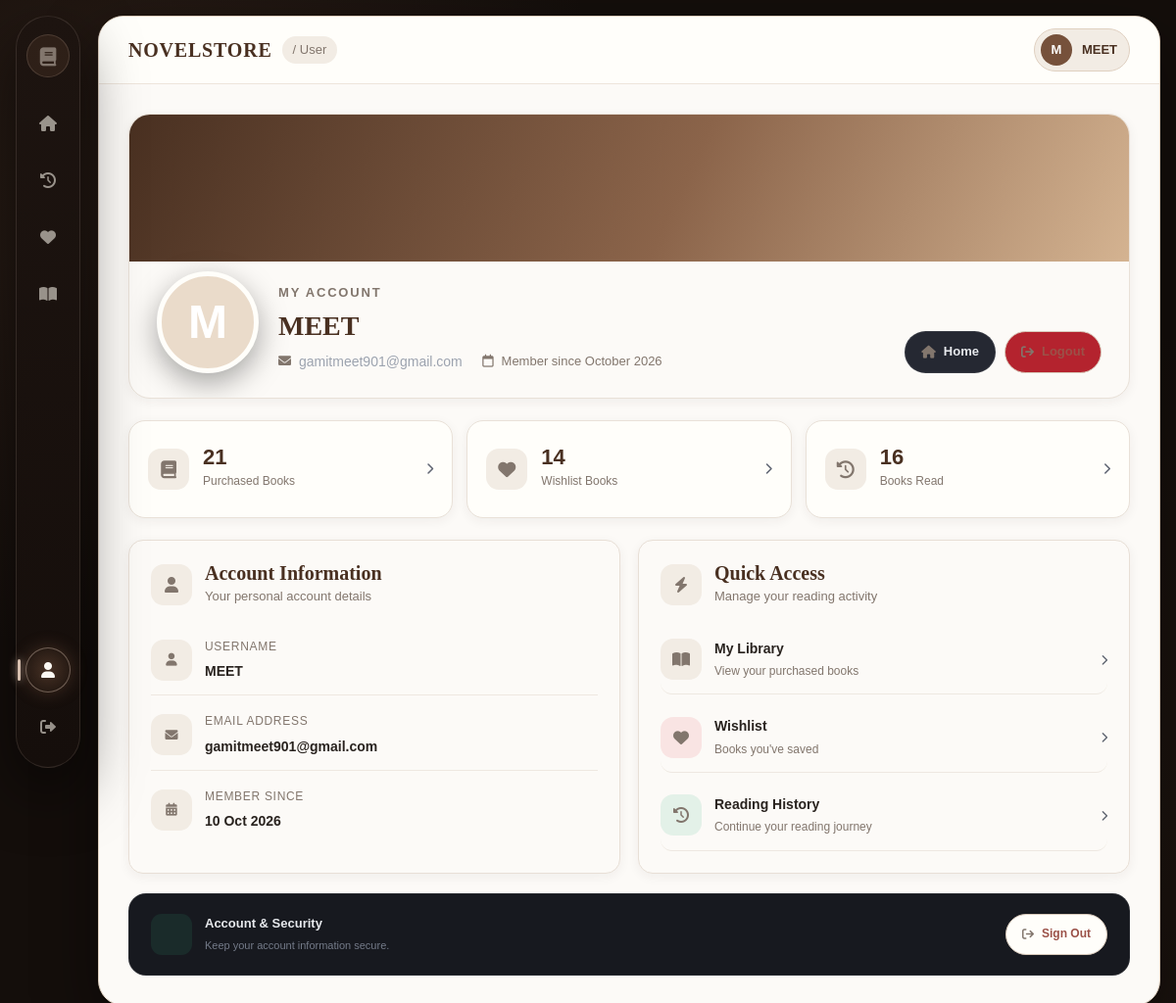
Screenshot of /user.php (signed in) with the database file from the repository.
### tables this page shows
CREATE TABLE  users  (
  user_id  int NOT NULL AUTO_INCREMENT,
  username  varchar(50) NOT NULL,
  email  varchar(100) NOT NULL,
  password  varchar(255) NOT NULL,
  profile_pic  varchar(255) DEFAULT NULL,
  created_at  timestamp NULL DEFAULT CURRENT_TIMESTAMP,
  PRIMARY KEY ( user_id ),
  UNIQUE KEY  username  ( username ),
  UNIQUE KEY  email  ( email )
);

### include/session.php (called while the page is built, shortened)
<?php
$user_id = (int) $_SESSION['user_id'];

### user.php (the view, shortened to what this page needs)
<?php
$standalone_page = basename($_SERVER['SCRIPT_FILENAME']) !== 'Dashboard.php';
if ($standalone_page) {
  $layout_page = 'User';
  include 'include/dashboard_start.php';
}
require_once './include/session.php';
require_once './config/db.php';
$stmt = mysqli_prepare($conn, "
    SELECT username, email, profile_pic, created_at
    FROM users
    WHERE user_id = ?
");
mysqli_stmt_bind_param($stmt, "i", $user_id);
mysqli_stmt_execute($stmt);
$result = mysqli_stmt_get_result($stmt);
$user = mysqli_fetch_assoc($result);
function countFor($conn, $sql, $user_id)
{
  $stmt = mysqli_prepare($conn, $sql);
  mysqli_stmt_bind_param($stmt, "i", $user_id);
  mysqli_stmt_execute($stmt);
  $result = mysqli_stmt_get_result($stmt);
  $row = mysqli_fetch_assoc($result);
  return (int)($row['total'] ?? 0);
}
$wishlist_count = countFor(
  $conn,
  "SELECT COUNT(*) AS total
     FROM wishlist
     WHERE user_id = ?",
  $user_id
);
$purchase_count = countFor(
  $conn,
  "SELECT COUNT(*) AS total
     FROM purchases
     WHERE user_id = ?",
  $user_id
);
$history_count = countFor(
  $conn,
  "SELECT COUNT(DISTINCT novel_id) AS total
     FROM reading_history
     WHERE user_id = ?",
  $user_id
);
$username = htmlspecialchars($user['username']);
$email = htmlspecialchars($user['email']);
$profile_pic = !empty($user['profile_pic'])
  ? "Assets/Profile/" . htmlspecialchars($user['profile_pic'])
  : null;
$joined_date = date(
  "F Y",
  strtotime($user['created_at'])
);
$initial = strtoupper(substr($user['username'], 0, 1));
?>
<div class="profile-page">
  <section class="profile-hero">
    <div class="profile-cover"></div>
    <div class="profile-main">
      <div class="profile-avatar">
        <?php if ($profile_pic): ?>
          <img src="<?php echo $profile_pic; ?>" alt="Profile picture">
        <?php else: ?>
          <span>
            <?php echo $initial; ?>
          </span>
        <?php endif; ?>
      </div>
      <div class="profile-info">
        <span class="profile-label">
          MY ACCOUNT
        </span>
        <h1><?php echo $username; ?></h1>
        <p class="profile-email">
          <i class="fa-solid fa-envelope"></i>
          <?php echo $email; ?>
        </p>
        <p class="profile-joined">
          <i class="fa-regular fa-calendar"></i>
          Member since <?php echo $joined_date; ?>
        </p>
      </div>
      <div class="profile-actions">
        <a href="Dashboard.php?page=Home" class="profile-action secondary">
          <i class="fa-solid fa-house"></i>Home
        </a>
        <a href="logout.php" class="profile-action logout">
          <i class="fa-solid fa-arrow-right-from-bracket"></i>
          Logout
        </a>
      </div>
    </div>
  </section>
  <section class="profile-stats">
    <a href="Dashboard.php?page=Library" class="profile-stat">
      <div class="stat-icon purchase-icon">
        <i class="fa-solid fa-book"></i>
      </div>
      <div class="stat-content">
        <strong>
          <?php echo $purchase_count; ?>
        </strong>
        <span>Purchased Books</span>
      </div>
      <i class="fa-solid fa-chevron-right stat-arrow"></i>
    </a>
    <a href="Dashboard.php?page=Wishlist" class="profile-stat">
      <div class="stat-icon wishlist-icon">
        <i class="fa-solid fa-heart"></i>
      </div>
      <div class="stat-content">
        <strong>
          <?php echo $wishlist_count; ?>
        </strong>
        <span>Wishlist Books</span>
      </div>
      <i class="fa-solid fa-chevron-right stat-arrow"></i>
    </a>
    <a href="Dashboard.php?page=History" class="profile-stat">
      <div class="stat-icon history-icon">
        <i class="fa-solid fa-clock-rotate-left"></i>
      </div>
      <div class="stat-content">
        <strong>
          <?php echo $history_count; ?>
        </strong>
        <span>Books Read</span>
      </div>
      <i class="fa-solid fa-chevron-right stat-arrow"></i>
    </a>
  </section>
  <section class="account-layout">
    <div class="account-card">
      <div class="card-heading">
        <div class="heading-icon">
          <i class="fa-solid fa-user"></i>
        </div>
        <div>
          <h2>Account Information</h2>
          <p> Your personal account details </p>
        </div>
      </div>
      <div class="info-list">
        <div class="info-row">
          <div class="info-icon">
            <i class="fa-solid fa-user"></i>
          </div>
          <div class="info-text">
            <span>Username</span>
            <strong>
              <?php echo $username; ?>
            </strong>
          </div>
        </div>
        <div class="info-row">
          <div class="info-icon">
            <i class="fa-solid fa-envelope"></i>
          </div>
          <div class="info-text">
            <span>Email Address</span>
            <strong>
              <?php echo $email; ?>
            </strong>
          </div>
        </div>
        <div class="info-row">
          <div class="info-icon">
            <i class="fa-solid fa-calendar-days"></i>
          </div>
          <div class="info-text">
            <span>Member Since</span>
            <strong>
              <?php echo date(
                "d M Y",
                strtotime($user['created_at'])
              ); ?>
            </strong>
          </div>
        </div>
      </div>
    </div>
    <div class="account-card">
      <div class="card-heading">
        <div class="heading-icon">
          <i class="fa-solid fa-bolt"></i>
        </div>
        <div>
          <h2>Quick Access</h2>
          <p>Manage your reading activity
          </p>
        </div>
      </div>
      <div class="quick-links">
        <a href="Dashboard.php?page=Library" class="quick-link">
          <div class="quick-link-icon">
            <i class="fa-solid fa-book-open"></i>
          </div>
          <div>
            <strong>My Library</strong>
            <span>View your purchased books</span>
          </div>
          <i class="fa-solid fa-chevron-right"></i>
        </a>
        <a href="Dashboard.php?page=Wishlist" class="quick-link">
          <div class="quick-link-icon heart">
            <i class="fa-solid fa-heart"></i>
          </div>
          <div>
            <strong>Wishlist</strong>
            <span>Books you've saved</span>
          </div>
          <i class="fa-solid fa-chevron-right"></i>
        </a>
        <a href="Dashboard.php?page=History" class="quick-link">
          <div class="quick-link-icon history">
            <i class="fa-solid fa-clock-rotate-left"></i>
          </div>
          <div>
            <strong>Reading History</strong>
            <span>Continue your reading journey</span>
          </div>
          <i class="fa-solid fa-chevron-right"></i>
        </a>
      </div>
    </div>
  </section>
  <section class="account-footer">
    <div>
      <span class="footer-icon">
      </span>
      <div>
        <strong>Account & Security</strong>
        <p>Keep your account information secure.</p>
      </div>
    </div>
    <a href="logout.php" class="logout-button">
      <i class="fa-solid fa-arrow-right-from-bracket"></i>
      Sign Out
    </a>
  </section>
</div>
<?php if ($standalone_page) {
  include 'include/dashboard_end.php';
} ?>

### include/dashboard_start.php (shortened to what this page needs)
<?php
require_once __DIR__ . '/session.php';
require_once __DIR__ . '/../config/db.php';
$layout_page = $layout_page ?? 'Home';
$stmt = mysqli_prepare($conn, "SELECT username, email, profile_pic FROM users WHERE user_id=?");
mysqli_stmt_bind_param($stmt, "i", $user_id);
mysqli_stmt_execute($stmt);
$layout_user = mysqli_fetch_assoc(mysqli_stmt_get_result($stmt));
$layout_user = $layout_user ?: ['username' => 'User', 'email' => '', 'profile_pic' => ''];
$initial = strtoupper(substr($layout_user['username'] ?: 'U', 0, 1));
function dashboardActivePage($name)
{
  global $layout_page;
  return $layout_page === $name ? 'active' : '';
}
?>
<!DOCTYPE html>
<html lang="en">
<head>
  <?php include __DIR__ . '/Links.php'; ?>
</head>
<body class="ns-dash-body">
  <div class="ns-dash-shell">
    <aside class="ns-pill-rail" aria-label="Dashboard Navigation">
      <a href="Dashboard.php?page=Home" class="ns-rail-brand" title="NOVELSTORE">
        <i class="fa-solid fa-book"></i>
      </a>
      <nav class="ns-rail-nav">
        <a href="Dashboard.php?page=Home" class="ns-rail-item <?php echo dashboardActivePage('Home'); ?>"
          aria-label="Home">
          <i class="fa-solid fa-house"></i>
        </a>
        <a href="Dashboard.php?page=History" class="ns-rail-item <?php echo dashboardActivePage('History'); ?>"
          aria-label="History">
          <i class="fa-solid fa-clock-rotate-left"></i>
        </a>
        <a href="Dashboard.php?page=Wishlist" class="ns-rail-item <?php echo dashboardActivePage('Wishlist'); ?>"
          aria-label="Wishlist">
          <i class="fa-solid fa-heart"></i>
        </a>
        <a href="Dashboard.php?page=Library" class="ns-rail-item <?php echo dashboardActivePage('Library'); ?>"
          aria-label="Library">
          <i class="fa-solid fa-book-open"></i>
        </a>
      </nav>
      <div class="ns-rail-bottom">
        <a href="Dashboard.php?page=User" class="ns-rail-item <?php echo dashboardActivePage('User'); ?>"
          aria-label="Profile">
          <i class="fa-solid fa-user"></i>
        </a>
        <a href="logout.php" class="ns-rail-item" aria-label="Logout">
          <i class="fa-solid fa-right-from-bracket"></i>
        </a>
      </div>
    </aside>
    <main class="ns-dash-workspace">
      <header class="ns-topbar">
        <div class="ns-topbar-title">
          <strong>NOVELSTORE</strong>
          <span class="ns-topbar-crumb">/ <?php echo htmlspecialchars($layout_page, ENT_QUOTES, 'UTF-8'); ?></span>
        </div>
        <div class="ns-topbar-right">
          <a href="Dashboard.php?page=User" class="ns-user-pill">
            <span class="ns-user-avatar">
              <?php if (!empty($layout_user['profile_pic'])): ?>
              <img src="<?php echo htmlspecialchars($layout_user['profile_pic'], ENT_QUOTES, 'UTF-8'); ?>" alt="Avatar">
              <?php else: ?>
              <?php echo htmlspecialchars($initial, ENT_QUOTES, 'UTF-8'); ?>
              <?php endif; ?>
            </span>
            <span><?php echo htmlspecialchars($layout_user['username'], ENT_QUOTES, 'UTF-8'); ?></span>
          </a>
        </div>
      </header>
      <div class="ns-page-body">

### rows the page displays
users: username "M", username "MEET", email "gamitmeet901@gmail.com", created_at "October 2026", created_at "10 Oct 2026"

### other values shown
$layout_page "User"
$purchase_count "21"
$wishlist_count "14"
$history_count "16"
